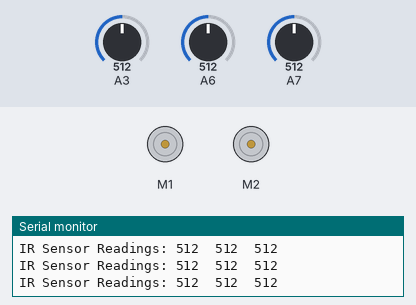
The sketch below on a simulated Arduino Nano, built with avr-gcc and run on an emulated ATmega328P. Parts: 2 × DC motor (green arrow = forward, orange = backward, longer = faster), the last lines printed to the serial monitor. Inputs (shaded band) come from the test bench; at power-on: A6 = 512, A7 = 512, A3 = 512.

Above: at 1.2 s.
1.3 s: A6 set to 782
2.8 s: A6 set to 815
At 4.0 s:
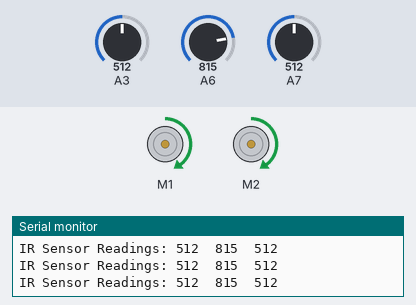
4.3 s: A7 set to 785
5.8 s: A7 set to 811
At 7.3 s:
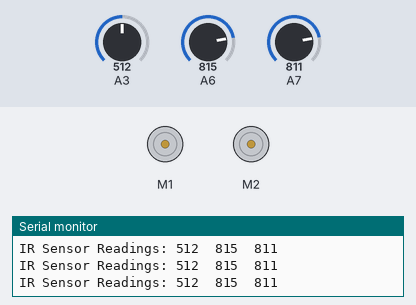
8.9 s: A7 set to 790
At 10.3 s:
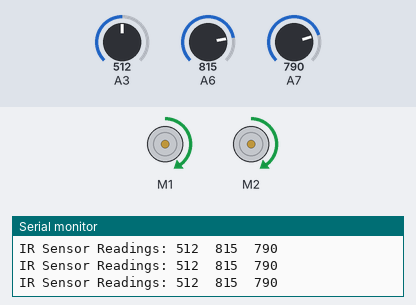
Timing chart, 0 to 11.9 s (numbered marks = the images above; inputs shaded):
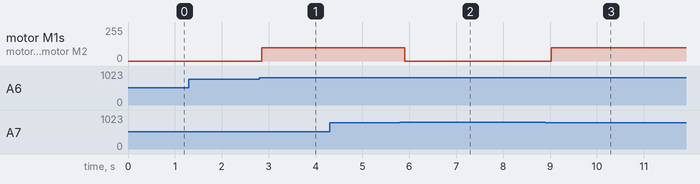

The sketch:

lineFollowingv2.ino
```cpp
/***********************************************************************
 * Author: Elena Chong
 * Last time modified: January 17th, 2016
 * Description: Maze Line Solver Vr 1.0 for the RedBot
 ***********************************************************************/

#include <RedBot.h>
RedBotSensor IRSensor1 = RedBotSensor(A3); // initialize a sensor object on A3
RedBotSensor IRSensor2 = RedBotSensor(A6); // initialize a sensor object on A6
RedBotSensor IRSensor3 = RedBotSensor(A7); // initialize a sensor object on A7
RedBotMotors motors;
int midThreshold = 800;
int rightThreshold = 800;
int leftThreshold = 800;
boolean midGo;
boolean rightGo;
boolean leftGo;

void setup()
{
  Serial.begin(9600);
  Serial.println("Welcome to experiment 6!");
  Serial.println("------------------------");
}

void loop()
{

  // keep updating the status of the sensors.
  // 1 mean "sensor sees black"
  // 0 mean "sensor sees white"
//  if (IRSensor1.read() > leftThreshold) {
//    leftGo = 1;
//  }
//  if (IRSensor2.read() > midThreshold) {
//    midGo = 1;
//  }
//  if (IRSensor3.read() > rightThreshold) {
//    rightGo = 1;
//  }
//  midGo = 0;
//  leftGo = 0;
//  rightGo = 0;
  Serial.print("IR Sensor Readings: ");
  Serial.print(IRSensor1.read());
  Serial.print("\t");  // tab character
  Serial.print(IRSensor2.read());
  Serial.print("\t");  // tab character
  Serial.print(IRSensor3.read());
  Serial.println();
  delay(100);
  // If all three sensors read white, then stop moving.
//  if (midGo == 0 && leftGo == 0 && rightGo == 0) {
//    motors.stop();
//  }

  if (IRSensor2.read() > midThreshold && IRSensor1.read() < midThreshold &&IRSensor3.read() < midThreshold) {
    motors.drive(100);
  }
//    else if (IRSensor2.read() < midThreshold && IRSensor1.read() < midThreshold && IRSensor3.read() < midThreshold) {
//    motors.stop();
//  }
  else if (IRSensor2.read() > midThreshold && IRSensor1.read() < midThreshold && IRSensor3.read() > midThreshold) {
//    motors.drive(100);
    delay(100);
    motors.leftMotor(-155); //left positive is forward
    motors.rightMotor(-155); //right positive is backward

    motors.stop();
    delay(200);
  }
//  motors.stop();
//  else if (IRSensor2.read() > midThreshold && IRSensor1.read() > midThreshold && IRSensor3.read() < midThreshold) {
//    delay(200);
//        motors.stop();
//    motors.leftMotor(155); //left positive is forward
//    motors.rightMotor(155); //right positive is backward
//  }
//    else if (IRSensor3.read() >rightThreshold) {
//      motors.stop();
//      delay(200);
//    motors.leftMotor(-155);
//    motors.rightMotor(-155);
//  }
//  else if(IRSensor1.read() > leftThreshold){
//    motors.leftMotor(155);
//    motors.rightMotor(155);
//  }
//  else{
//    motors.stop();
//    delay(200);
//    motors.leftMotor(155);
//    motors.rightMotor(155);
//  }
//  delay(200);
//  motors.stop();
  //    motors.leftMotor(-155);
  //    motors.rightMotor(-155);
  //  else if (IRSensor2.read() >800){
  //  motors.drive(100);
  //  }
  //  else if(IRSensor2.read() > 500){
  //    motors.rightMotor(100);
  //  }
}
```

Measured:
- the behaviour switches between 800 and 801 on A6 (found by bisection; images 0 and 1)
- the behaviour switches between 800 and 801 on A7 (found by bisection; images 1 and 2)
- after the input at 2.8 s, motor M1, motor M2: stopped → forward 99/255 after 0.05 s
- after the input at 5.8 s, motor M1, motor M2: forward 99/255 → stopped after 0.11 s
- after the input at 8.9 s, motor M1: stopped → forward 99/255 after 0.12 s; motor M2: stopped → forward 99/255 after 0.13 s
